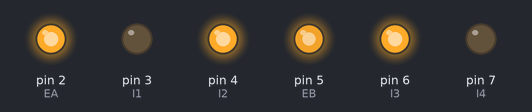
A sketch run on a simulated Arduino Uno, built with avr-gcc and run on an emulated ATmega328P. Shown: output pins drawn as LEDs (lit = HIGH). What the sketch prints to the serial monitor is not drawn.

Above: at 0.1 s.
Timing chart, 0 to 1.6 s (numbered marks = the images above):
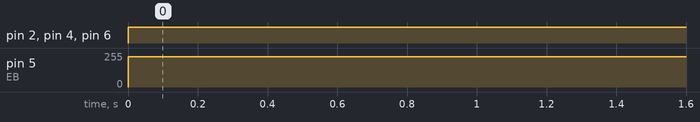

Measured:
- by itself, pin 2 (EA), pin 4 (I2), pin 6 (I3): LOW → HIGH at 0.00 s
- by itself, pin 5 (EB): 0/255 → 228/255 at 0.00 s

The sketch:

Actual_PID_Control.ino
```cpp
// (licence header left out)
// Wheel PWM pin (must be a PWM pin)
int EA = 2;
int EB = 5;

// Wheel direction digital pins
int I1 = 3;
int I2 = 4;

int I3 = 6;
int I4 = 7;

// Motor PWM command variable [0-255]
byte u = 0;

// Left wheel encoder digital pins
const byte SIGNAL_LA = 10;
const byte SIGNAL_LB = 11;

// Right wheel encoder digital pins
const byte SIGNAL_RA = 12;
const byte SIGNAL_RB = 13;

//PI controller variables
double Kp = 50;
double Ki = 5;
double error_L = 0, error_R = 0;
double integral_L = 0, integral_R = 0;
double desired_speed = 1.2; // Target speed in m/s
byte u_L = 0, u_R = 0;

// Encoder ticks per (motor) revolution (TPR)
const int TPR = 3000;

// Wheel radius [m]
const double RHO = 0.0625;

// Counter to keep track of encoder ticks [integer]
volatile long left_encoder_ticks = 0;
volatile long right_encoder_ticks = 0;

// Variable to store estimated angular rate of left wheel [rad/s]
double omega_L = 0.0;

// Variable to store estimated angular rate of right wheel [rad/s]
double omega_R = 0.0;

// Variable to store estimated translational speed of left wheel [m/s]
double v_L = 0.0;

// Variable to store estimated translational speed of right wheel [m/s]
double v_R = 0.0;

// Sampling interval for measurements in milliseconds
const int T = 1000;

// Variable to store vehicle's track length
const double ELL = 0.2775;

// Counters for milliseconds during interval
long t_now = 0;
long t_last = 0;

// This function is called when SIGNAL_LA goes HIGH
void decodeLeftEncoderTicks()
{
    if (digitalRead(SIGNAL_LB) == LOW)
    {
        // SIGNAL_LA leads SIGNAL_LB, so count one way
        left_encoder_ticks--;
    }
    else if (digitalRead(SIGNAL_LB) == HIGH)
    {
        // SIGNAL_LB leads SIGNAL_LA, so count the other way
        left_encoder_ticks++;
    }
}

// This function is called when SIGNAL_RA goes HIGH
void decodeRightEncoderTicks()
{
    if (digitalRead(SIGNAL_RB) == LOW)
    {
        // SIGNAL_RA leads SIGNAL_RB, so count one way
        right_encoder_ticks--;
    }
    else if (digitalRead(SIGNAL_RB) == HIGH)
    {
        // SIGNAL_RB leads SIGNAL_RA, so count the other way
        right_encoder_ticks++;
    }
}

// Compute vehicle speed [m/s]
double compute_vehicle_speed(double v_L, double v_R)
{
  double v;
  v = 0.5 * (v_L + v_R);
  return v;
}
// Compute vehicle turning rate [rad/s]
double compute_vehicle_rate(double v_L, double v_R)
{
  double omega;
  omega = 1.0 / ELL * (v_R - v_L);
  return omega;
}


void setup()
{
    // Open the serial port at 9600 bps
    Serial.begin(9600);

    // Set the pin modes for the motor driver
    pinMode(EA, OUTPUT);
    pinMode(I1, OUTPUT);
    pinMode(I2, OUTPUT);
    pinMode(EB, OUTPUT);
    pinMode(I3, OUTPUT);
    pinMode(I4, OUTPUT);

    // Set the pin modes for the encoders
    pinMode(SIGNAL_LA, INPUT);
    pinMode(SIGNAL_LB, INPUT);

    // Set the pin modes for the encoders
    pinMode(SIGNAL_RA, INPUT);
    pinMode(SIGNAL_RB, INPUT);

    // Every time the pin goes high, this is a pulse
    attachInterrupt(digitalPinToInterrupt(SIGNAL_LA), decodeLeftEncoderTicks, RISING);
    attachInterrupt(digitalPinToInterrupt(SIGNAL_RA), decodeRightEncoderTicks, RISING);

    // Print a message
    Serial.print("Program initialized.");
    Serial.print("\n");
}

void loop()
{
    // Get the elapsed time [ms]
    t_now = millis();

    if (t_now - t_last >= T)
    {
        // Estimate the rotational speed [rad/s]
        omega_L = 2.0 * PI * ((double)left_encoder_ticks / (double)TPR) * 1000.0 / (double)(t_now - t_last);
        omega_R = 2.0 * PI * ((double)right_encoder_ticks / (double)TPR) * 1000.0 / (double)(t_now - t_last);

        // Estimate the translational speed [m/s]
        v_L = RHO * omega_L;
        v_R = RHO * omega_R;

        //PI control calculations
        error_L = desired_speed - v_L;
        error_R = desired_speed - v_R;
        integral_L += error_L * T / 1000;
        integral_R += error_R * T / 1000;

        //PWM outputs
        u_L = constrain(Kp * error_L + Ki *integral_L, 0, 255);
        u_R = constrain(Kp * error_R + Ki *integral_R, 0, 255);

        // Print some stuff to the serial monitor
        Serial.print("Estimated left wheel speed: ");
        Serial.print(omega_L);
        Serial.print(" rad/s");
        Serial.print("\n");
        Serial.print("Estimated left translational speed: ");
        Serial.print(v_L);
        Serial.print(" m/s");
        Serial.print("\n");

        Serial.print("Estimated right wheel speed: ");
        Serial.print(omega_R);
        Serial.print(" rad/s");
        Serial.print("\n");
        Serial.print("Estimated right translational speed: ");
        Serial.print(v_R);
        Serial.print(" m/s");
        Serial.print("\n\n");

        // Record the current time [ms]
        t_last = t_now;

        // Reset the encoder ticks counter
        left_encoder_ticks = 0;
        right_encoder_ticks = 0;
    }

    // Set the wheel motor PWM command [0-255]
    u = 228;

    // Select a direction
    digitalWrite(I1, LOW);
    digitalWrite(I2, HIGH);
    digitalWrite(I3, HIGH);
    digitalWrite(I4, LOW);

    // PWM command to the motor driver
    analogWrite(EA, u);
    analogWrite(EB, u);
}
```
